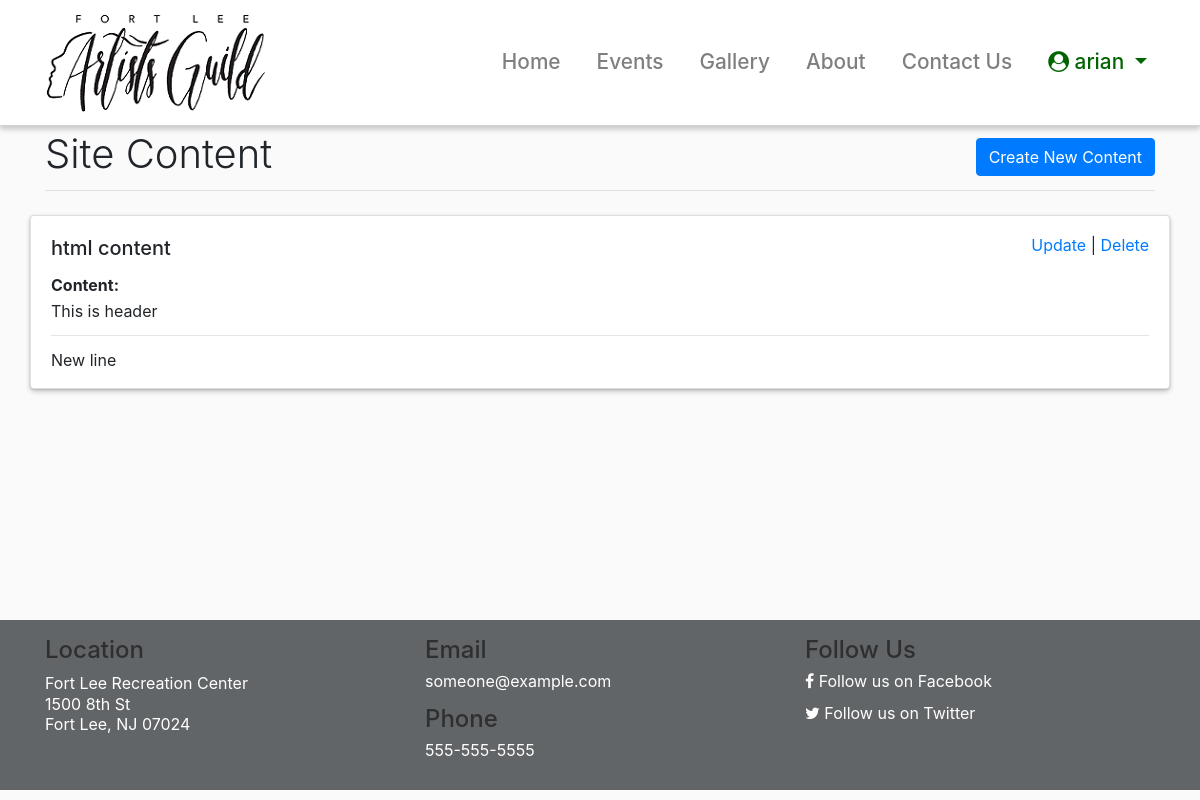
Page /sitecontents (signed in) on the committed database.
### flag/auth/models.py (models this page shows, shortened)
class User(UserMixin, db.Model):
    __tablename__ = 'flagusers'
    id = db.Column(db.Integer,
                   primary_key=True)
    firstName = db.Column(db.String,
                     nullable=False,
                     unique=False)
    lastName = db.Column(db.String,
                     nullable=False,
                     unique=False)
    email = db.Column(db.String(40),
                      unique=True,
                      nullable=False)
    password = db.Column(db.String(200),
                         primary_key=False,
                         unique=False,
                         nullable=False)
    phone = db.Column(db.String(15),
                        index=False,
                        unique=False,
                        nullable=True)
    website = db.Column(db.String(150),
                        index=False,
                        unique=False,
                        nullable=True)
    userRole = db.Column(db.String(1),
                        index=False,
                        unique=False,
                        nullable=False)
    created_On = db.Column(db.DateTime,
                           index=False,
                           unique=False,
                           nullable=False,
                           default=datetime.datetime.now)
    last_login = db.Column(db.DateTime,
                           index=False,
                           unique=False,
                           nullable=True)
    memberStartDate = db.Column(db.DateTime,
                           index=False,
                           unique=False,
                           nullable=True)
    memberExpireDate = db.Column(db.DateTime,
                           index=False,
                           unique=False,
                           nullable=True)
    membershipStatus = db.Column(db.String(1),
                           index=False,
                           unique=False,
                           nullable=True)
    updatedBy = db.Column(db.String(40),
                      unique=False,
                      nullable=False)
    updatedMembership = db.Column(db.String(40),
                      unique=False,
                      nullable=False)

### tables this page shows
CREATE TABLE "sitecontent" (
"id" INTEGER PRIMARY KEY AUTOINCREMENT,
"title" VARCHAR,
"description" TEXT,
"isHtml" VARCHAR,
"createdby" VARCHAR,
"createdon" DATETIME
);

### flag/sitecontent/routes.py (the view)
@bpSiteContent.route('/sitecontents')
@login_required
def sitecontents():
    try:
        if current_user.userRole != 'A':
            app.logger.error('Unauthorized!!!!', extra={'user': current_user.email})
            return redirect(url_for('errors.error'))
        siteContentList= getSiteContents()
        return render_template('sitecontent/sitecontents.html', siteContentList = siteContentList)
    except Exception as e:
        app.logger.error(str(e), extra={'user': ''})
        return redirect(url_for('errors.error'))

### flag/auth/routes.py (called while the page is built)
@login_manager.user_loader
def load_user(user_id):
    if user_id is not None:
        return User.query.get(user_id)
    return None

### flag/dataaccess/db_helper.py (called while the page is built)
def open_connection():
    connection = getattr(g, '_connection', None)
    if connection == None:
        connection = g._connection = sqlite3.connect(app.config['SQLITE_PATH'])
    connection.row_factory = sqlite3.Row
    return connection

def execute_sql(sql, values=(), commit=False, single=False):
    connection = open_connection()
    cursor = connection.execute(sql, values)
    if commit == True:
        results = connection.commit()
    else:
        results = cursor.fetchone() if single else cursor.fetchall()
    cursor.close()
    return results

### flag/dataaccess/siteContentDAO.py (called while the page is built)
def getSiteContents():
    siteContentList=[]
    siteContents = execute_sql(
        "SELECT sitecontent.id, sitecontent.title, sitecontent.description, sitecontent.isHtml From sitecontent")
    for row in siteContents:
        siteContent = SiteContent()
        siteContent.siteContentId = row['id']
        siteContent.siteContentTitle = row['title']
        siteContent.isHtml = row['isHtml']
        if siteContent.isHtml == 'Y':
            siteContent.siteContentDesc = row['description']
        else:
            siteContent.siteContentDesc = row['description'].split('\n') #.replace("\n", "<br/>")
        siteContentList.append(siteContent)
    return siteContentList

### flag/templates/sitecontent/sitecontents.html (shortened to what this page needs)
{% extends "layout.html" %}
{% block content %}
{{ page_title('Site Content', '/sitecontent/0', 'Create New Content') }}
{% for sitecontent in siteContentList %}
<div class="row">
    <div class="card mb-3" style="width: 100%;">
        <div class="card-body">
            <h5 class="card-title">
                {{ sitecontent.siteContentTitle }}
                {% if current_user.is_authenticated and current_user.userRole == 'A' %}
                <div style="float: right;font-weight:normal;font-size: 1rem;">
                    <a href={{ url_for('sitecontent.sitecontent', siteContent_id = sitecontent.siteContentId) }}
                        role="button">
                        Update
                    </a> |
                    <a onclick="return confirmDelete();"
                        href={{ url_for('sitecontent.removeSiteContent', siteContent_id = sitecontent.siteContentId) }}
                        role="button">
                        Delete
                    </a>
                </div>
                {% endif %}
            </h5>
            <div class="event-detail"><span class="label"
                    style="display: inline-block;padding-bottom:10px;">Content:</span>
                <br>
                {% if sitecontent.isHtml == 'N' %}
                    {% for line in sitecontent.siteContentDesc %}
                        {{line | safe }}<br>
                    {% endfor %}
                {% else %}
                    {{sitecontent.siteContentDesc | safe }}
                {% endif %}
                <br>
            </div>
        </div>
    </div>
</div>
{% endfor %}
{% endblock %}

### flag/templates/layout.html (shortened to what this page needs)
{% from 'macros.html' import nav_link, page_title with context %}
<!DOCTYPE html>
<html lang="en">
<head>
  <link rel="stylesheet" href="{{ url_for('static', filename='css/jquery-ui.min.css') }}">
  <link rel="stylesheet" href="{{ url_for('static', filename='css/bootstrap.min.css') }}">
  <link rel="stylesheet" href="{{ url_for('static', filename='css/font-awesome.min.css') }}">
  <link rel="stylesheet" href="{{ url_for('static', filename='css/app.css') }}">
</head>
<body>
  <nav class="navbar navbar-expand-lg navbar-light navbar-bg fixed-top">
    <div class="container">
      <a class="navbar-brand" href="/">
        <img src="/static/images/logo1.png" alt="">
      </a>
      <div class="collapse navbar-collapse" id="navbarResponsive">
        <ul class="navbar-nav ml-auto">
          {{ nav_link('home', 'Home') }}
          {{ nav_link('events.events', 'Events') }}
          {{ nav_link('gallery.gallery', 'Gallery') }}
          {{ nav_link('public.about', 'About') }}
          {{ nav_link('public.contact', 'Contact Us') }}
          {% if current_user.is_authenticated %}
          <li class="nav-item dropdown">
            <a class="nav-link dropdown-toggle" href="#" id="navbardrop" data-toggle="dropdown" style="color:darkgreen;">
              <i class="fa fa-user-circle"></i>&nbsp;{{ current_user.firstName }}
            </a>
          </li>
          {% else %}
          <li class="nav-item">
            <a class="nav-link"
              style="border: 1px solid darkgreen; display:inline-block;padding-left: 15px; padding-right: 15px;border-radius:20px;"
              href="{{ url_for('auth.login') }}">Login</a>
          </li>
          {% endif %}
        </ul>
      </div>
    </div>
  </nav>
  <div class="container" style="min-height: 500px;padding-top:10px;">
    {% block content %}
    {% endblock %}
  </div>
  <footer class="py-5" style="padding: 1rem !important;background-color: #626567;">
    <div class="container">
      <div class="row" style="color:white;">
        <div class="col-sm-4">
          <h4 style="color:#2F2F30;">Location</h4>
          <p>
            <a href="https://goo.gl/maps/iVhmAzEYue3JvERB9" target="_blank" style="color:#ffffff;">
              <span style="line-height: 1.3rem;">Fort Lee Recreation Center</span><br>
              <span style="line-height: 1.3rem;">1500 8th St</span><br>
              <span style="line-height: 1.3rem;">Fort Lee, NJ 07024</span>
            </a>
          </p>
        </div>
        <div class="col-sm-4">
          <h4 style="color:#2F2F30;">Email</h4>
          <p>
            <a href="mailto:someone@example.com" target="_top"  style="color:#ffffff;">someone@example.com</a>
          </p>
          <h4 style="color:#2F2F30;">Phone</h4>
          <p>
            <a href="tel:555-555-5555"  style="color:#ffffff;">555-555-5555</a>
          </p>
        </div>
        <div class="col-sm-4">
          <h4 style="color:#2F2F30;">Follow Us</h4>
          <p>
            <a href="https://facebook.com/flag" target="_blank"  style="color:#ffffff;"><i class="fa fa-facebook"></i>&nbsp;Follow us on
              Facebook</a>
          </p>
          <p>
            <a href="https://twitter.com/flag" target="_blank"  style="color:#ffffff;"><i class="fa fa-twitter"></i>&nbsp;Follow us on
              Twitter</a>
          </p>
        </div>
      </div>
  </footer>
</body>
</html>

### flag/static/css/app.css (style rules this page uses)
body { margin:0px; line-height: 1 !important; padding-top: 120px; background-color: #FAFAFA; }
.navbar-bg { background-color: white !important; border-bottom: lightgray solid 1px; box-shadow: 0px 0.03rem 0.09rem rgba(0,0,0,0.18), 0px 0.16rem 0.36rem rgba(0,0,0,0.22); padding:.5rem .5rem; }
.nav-item { font-size: 1.3rem; font-weight: 500; padding-left: 20px; }
.event-detail { padding-top: 5px; }
.label { font-weight: bold; }
.card { box-shadow: 0px 0.03rem 0.09rem rgba(0,0,0,0.18), 0px 0.16rem 0.36rem rgba(0,0,0,0.22); }

### rows in the picture
User: firstName "arian"
sitecontent: siteContentTitle "html content", siteContentDesc "This is header New line"

### other values in the picture
{{ name }} "Home Events Gallery About Contact Us"
{{ title }} "Site Content"
{{ buttonValue }} "Create New Content"
